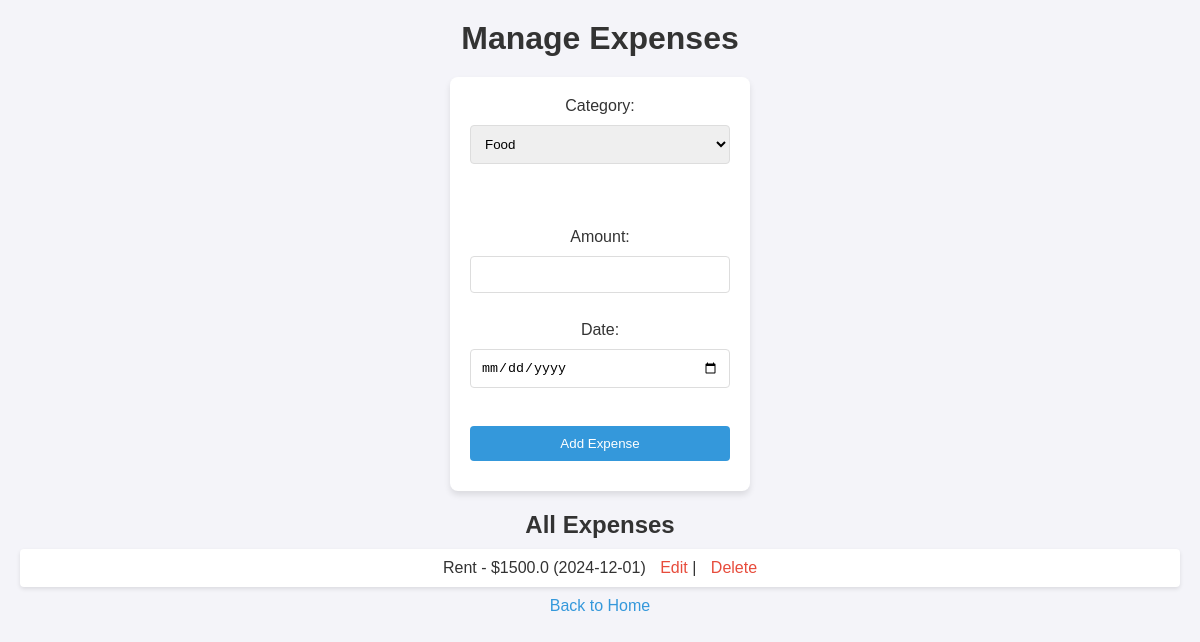
The app's page /expenses (signed in) with its own data.
### app.py (models this page shows)
class Expense(db.Model):
    id = db.Column(db.Integer, primary_key=True)
    user_id = db.Column(db.Integer, db.ForeignKey('user.id'), nullable=False)
    category = db.Column(db.String(50), nullable=False)
    amount = db.Column(db.Float, nullable=False)
    date = db.Column(db.String(10), nullable=False)

### app.py (the view, shortened to what this page needs)
@app.route('/expenses', methods=['GET', 'POST'])
def expenses_page():
    if 'username' not in session:
        return redirect(url_for('login'))  # Redirect to login if not logged in
    user_id = session['user_id']
    expenses = Expense.query.filter_by(user_id=user_id).all()  # Retrieve expenses from the database
    return render_template('expenses.html', expenses=expenses)

### templates/expenses.html (shortened to what this page needs)
<!DOCTYPE html>
<html lang="en">
<head>
    <link rel="stylesheet" href="{{ url_for('static', filename='css/style.css') }}">
</head>
<body>
    <h1>Manage Expenses</h1>
    <form method="POST">
        <label for="category">Category:</label>
        <select name="category" id="category" onchange="toggleOtherCategory()" required>
            <option value="Food">Food</option>
        </select><br><br>
        <input type="text" id="other-category" name="category_other" placeholder="Enter custom category" style="display:none;"><br><br>
        <label for="amount">Amount:</label>
        <input type="number" name="amount" step="0.01" required><br><br>
        <label for="date">Date:</label>
        <input type="date" name="date" required><br><br>
        <button type="submit">Add Expense</button>
    </form>
    <h2>All Expenses</h2>
    <ul>
        {% for expense in expenses %}
            <li>
                {{ expense.category }} - ${{ expense.amount }} ({{ expense.date }})
                <a href="{{ url_for('edit_expense', id=expense.id) }}">Edit</a> |
                <a href="{{ url_for('delete_expense', id=expense.id) }}" onclick="return confirm('Are you sure you want to delete this expense?')">Delete</a>
            </li>
        {% endfor %}
    </ul>
    <a href="{{ url_for('home') }}">Back to Home</a>
</body>
</html>

### static/css/style.css (style rules this page uses)
* { margin: 0; padding: 0; box-sizing: border-box; }
body { font-family: Arial, sans-serif; background-color: #f4f4f9; color: #333; text-align: center; padding: 20px; }
h1 { margin-bottom: 10px; }
form { background-color: #fff; padding: 20px; border-radius: 8px; box-shadow: 0 4px 6px rgba(0, 0, 0, 0.1); width: 300px; margin: 20px auto; }
input, select, button { width: 100%; padding: 10px; margin: 10px 0; border: 1px solid #ddd; border-radius: 4px; }
button { background-color: #3498db; color: white; border: none; cursor: pointer; }
a { color: #3498db; text-decoration: none; }
ul { list-style-type: none; }
ul li { background-color: #fff; margin: 10px 0; padding: 10px; border-radius: 4px; box-shadow: 0 2px 4px rgba(0, 0, 0, 0.1); }
ul li a { margin-left: 10px; color: #e74c3c; }

### records on screen
Expense: category "Rent", amount "1500.0", date "2024-12-01"
